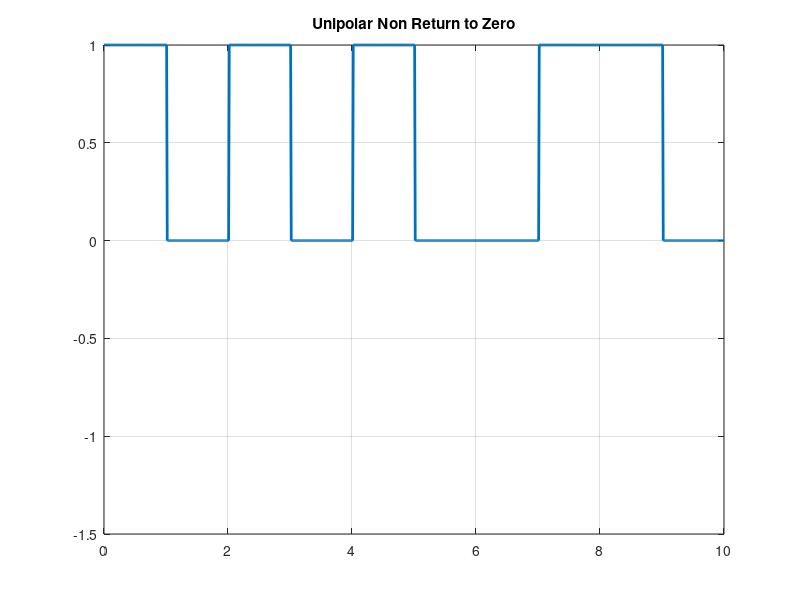

The MATLAB script that drew this image:
clc
clear all
close all

N=10
n=randi([0,1],1,N)

i=1
t=0:0.01:length(n)
for j=1:length(t)
    if t(j)<=i
        y(j)=n(i)
    else
        y(j)=n(i)
        i=i+1
    end
end

plot(t,y,'linewidth',2)
grid on
axis([0,N,-1.5,1])
title('Unipolar Non Return to Zero')
      
    



